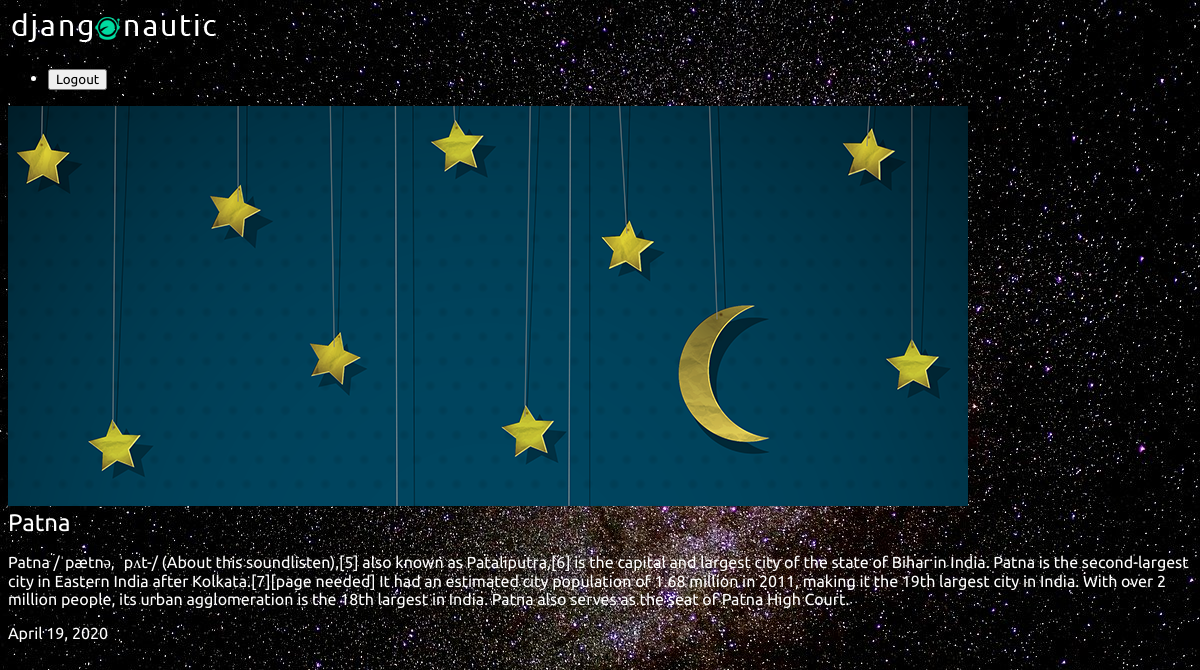
Page /articles/pBihar/ on the committed database.
### articles/models.py (models this page shows, shortened)
class Article(models.Model):
	title = models.CharField(max_length = 100)
	slug = models.SlugField()
	body = models.TextField()
	date = models.DateField()
	thumb= models.ImageField(default='default.png',blank=True)

### articles/views.py (the view)
# urls.py: re_path('(?P<slug>[\w-]+)/$', views.article_detail, name ='detail'),
def article_detail(request,slug):
	article = Article.objects.get(slug=slug)
	return render(request,'articles/article_detail.html',{'article':article})

### articles/templates/articles/article_detail.html
{% extends 'base_layout.html' %}
{% block content %}
<div class="article-detail">
	<div class="article">
		<img src="{{ article.thumb.url}}">
		<h2>{{article.title}}</h2>
		<p>{{article.body}}</p>
		<p>{{article.date}}</p>
	</div>
</div>
{%  endblock %}

### assets/styles.css (style rules this page uses)
body { background-color: #0f121f; background-image: url(/static/stars.png); background-repeat-y : no-repeat; color :#fff; }
body * { font-family: Ubuntu }
h1,h2,h3,h4,h5 { font-weight: normal; margin: 0; }

### rows in the picture
Article: thumb (placeholder picture), title "Patna", body "Patna /ˈpætnə, ˈpʌt-/ (About this soundlisten),[5] also known as Pataliputra,[6] is the capital and largest city of the state of Bihar in India. Patna is the second-largest city in Eastern India after Kolkata.[7][page needed] It had an estimated city population of 1.68 million in 2011, making it the 19th largest city in India. With over 2 million people, its urban agglomeration is the 18th largest in India. Patna also serves as the seat of Patna High Court.", date "April 19, 2020"
